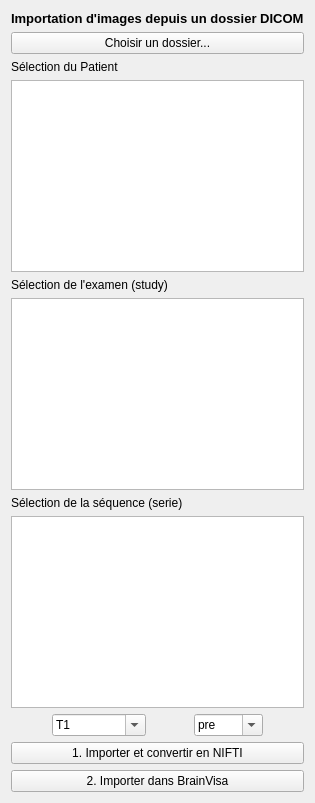
      <widget class="QWidget" name="tab_3">
       <attribute name="title">
        <string>Importation dossier DICOM</string>
       </attribute>
       <layout class="QVBoxLayout" name="verticalLayout_3">
        <item>
         <widget class="QLabel" name="label_22">
          <property name="font">
           <font>
            <pointsize>10</pointsize>
            <weight>75</weight>
            <bold>true</bold>
           </font>
          </property>
          <property name="text">
           <string>Importation d'images depuis un dossier DICOM</string>
          </property>
         </widget>
        </item>
        <item>
         <widget class="QPushButton" name="chooseDirButton">
          <property name="text">
           <string>Choisir un dossier...</string>
          </property>
         </widget>
        </item>
        <item>
         <widget class="QLabel" name="label_10">
          <property name="text">
           <string>Sélection du Patient</string>
          </property>
         </widget>
        </item>
        <item>
         <widget class="QListWidget" name="dirPatientList">
          <property name="selectionMode">
           <enum>QAbstractItemView::MultiSelection</enum>
          </property>
         </widget>
        </item>
        <item>
         <widget class="QLabel" name="label_8">
          <property name="text">
           <string>Sélection de l'examen (study)</string>
          </property>
         </widget>
        </item>
        <item>
         <widget class="QListWidget" name="dirStudiesList">
          <property name="selectionMode">
           <enum>QAbstractItemView::MultiSelection</enum>
          </property>
         </widget>
        </item>
        <item>
         <widget class="QLabel" name="label_9">
          <property name="text">
           <string>Sélection de la séquence (serie)</string>
          </property>
         </widget>
        </item>
        <item>
         <widget class="QListWidget" name="dirSeriesList">
          <property name="selectionMode">
           <enum>QAbstractItemView::MultiSelection</enum>
          </property>
         </widget>
        </item>
        <item>
         <layout class="QHBoxLayout" name="horizontalLayout_6">
          <item>
           <spacer name="horizontalSpacer_7">
            <property name="orientation">
             <enum>Qt::Horizontal</enum>
            </property>
            <property name="sizeHint" stdset="0">
             <size>
              <width>40</width>
              <height>20</height>
             </size>
            </property>
           </spacer>
          </item>
          <item>
           <widget class="QComboBox" name="dirSeqType">
            <property name="editable">
             <bool>true</bool>
            </property>
            <item>
             <property name="text">
              <string>T1</string>
             </property>
            </item>
            <item>
             <property name="text">
              <string>T2</string>
             </property>
            </item>
            <item>
             <property name="text">
              <string>CT-scanner</string>
             </property>
            </item>
            <item>
             <property name="text">
              <string>TEP</string>
             </property>
            </item>
           </widget>
          </item>
          <item>
           <spacer name="horizontalSpacer_6">
            <property name="orientation">
             <enum>Qt::Horizontal</enum>
            </property>
            <property name="sizeHint" stdset="0">
             <size>
              <width>40</width>
              <height>20</height>
             </size>
            </property>
           </spacer>
          </item>
          <item>
           <widget class="QComboBox" name="dirAcqType">
            <property name="editable">
             <bool>true</bool>
            </property>
            <item>
             <property name="text">
              <string>pre</string>
             </property>
            </item>
            <item>
             <property name="text">
              <string>post</string>
             </property>
            </item>
            <item>
             <property name="text">
              <string>postOp</string>
             </property>
            </item>
           </widget>
          </item>
          <item>
           <spacer name="horizontalSpacer_5">
            <property name="orientation">
             <enum>Qt::Horizontal</enum>
            </property>
            <property name="sizeHint" stdset="0">
             <size>
              <width>40</width>
              <height>20</height>
             </size>
            </property>
           </spacer>
          </item>
         </layout>
        </item>
        <item>
         <widget class="QPushButton" name="dirImportButton">
          <property name="text">
           <string>1. Importer et convertir en NIFTI</string>
          </property>
         </widget>
        </item>
        <item>
         <widget class="QPushButton" name="dirImportBVButton">
          <property name="text">
           <string>2. Importer dans BrainVisa</string>
          </property>
         </widget>
        </item>
       </layout>
      </widget>
